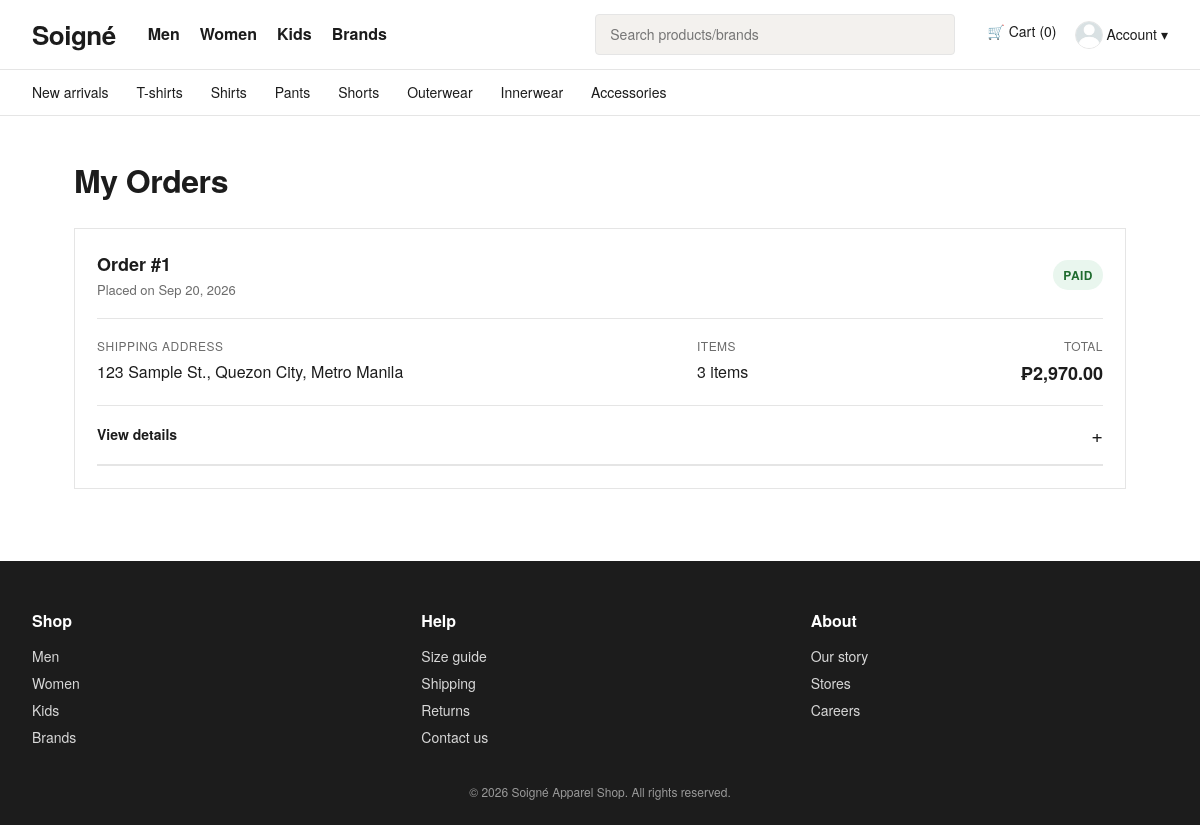
Page /orders/orders.php (signed in) on the committed database.
### tables this page shows
CREATE TABLE orders (
  order_id         INT AUTO_INCREMENT PRIMARY KEY,
  user_id          INT NOT NULL,
  status           ENUM('pending','paid','shipped','delivered','cancelled') NOT NULL DEFAULT 'pending',
  shipping_address VARCHAR(255) NOT NULL,         
  created_at       DATETIME DEFAULT CURRENT_TIMESTAMP,
  FOREIGN KEY (user_id) REFERENCES users(user_id)
);

### includes/config.php (called while the page is built, shortened)
<?php
if (!function_exists('peso')) {
    function peso($amount) {
        return '₱' . number_format($amount, 2);
    }
}

### orders/orders.php (the view, shortened to what this page needs)
<?php
include_once __DIR__ . '/../includes/config.php';
$user_id = (int)$_SESSION['user_id'];
$stmt = mysqli_prepare($conn,
    "SELECT o.order_id, o.status, o.shipping_address, o.created_at,
            COALESCE(SUM(oi.quantity * oi.price), 0) AS order_total,
            COALESCE(SUM(oi.quantity), 0) AS item_count
     FROM orders o
     LEFT JOIN order_items oi ON oi.order_id = o.order_id
     WHERE o.user_id = ?
     GROUP BY o.order_id, o.status, o.shipping_address, o.created_at
     ORDER BY o.order_id DESC"
);
mysqli_stmt_bind_param($stmt, 'i', $user_id);
mysqli_stmt_execute($stmt);
$orders = mysqli_fetch_all(mysqli_stmt_get_result($stmt), MYSQLI_ASSOC);
include_once __DIR__ . '/../includes/header.php';
?>
<main class="orders-page">
  <div class="orders-header">
    <h1>My Orders</h1>
  </div>
  <?php if (!$orders) { ?>
    <div class="orders-empty">
      <p>You have not placed any orders yet.</p>
      <a class="btn" href="<?php echo BASE_URL; ?>department.php?dept=men">Continue shopping</a>
    </div>
  <?php } else { ?>
    <div class="orders-list">
      <?php foreach ($orders as $order) { ?>
        <?php
          $status = strtolower((string)($order['status'] ?? 'pending'));
          $status_label = ucfirst($status);
          $created = date('M j, Y', strtotime($order['created_at']));
        ?>
        <article class="order-card">
          <div class="order-header">
            <div>
              <p class="order-label">Order #<?php echo (int)$order['order_id']; ?></p>
              <p class="order-date">Placed on <?php echo htmlspecialchars($created); ?></p>
            </div>
            <span class="order-status status-<?php echo htmlspecialchars($status); ?>"><?php echo htmlspecialchars($status_label); ?></span>
          </div>
          <div class="order-summary">
            <div>
              <p class="summary-label">Shipping address</p>
              <p><?php echo nl2br(htmlspecialchars((string)$order['shipping_address'])); ?></p>
            </div>
            <div>
              <p class="summary-label">Items</p>
              <p><?php echo (int)$order['item_count']; ?> item<?php echo (int)$order['item_count'] === 1 ? '' : 's'; ?></p>
            </div>
            <div class="summary-total-wrap">
              <p class="summary-label">Total</p>
              <p class="summary-total"><?php echo htmlspecialchars(peso((float)$order['order_total'])); ?></p>
            </div>
          </div>
          <div class="order-actions">
            <details class="order-details">
              <summary>View details</summary>
            </details>
          </div>
        </article>
      <?php } ?>
    </div>
  <?php } ?>
</main>
<?php include_once __DIR__ . '/../includes/footer.php'; ?>

### styles/homepage.css (style rules this page uses)
:root { --ink: #1c1c1c; --muted: #6b6b6b; --line: #e5e5e5; --paper: #ffffff; --stone: #f3f1ee; --accent: #b3261e; --font: "Helvetica Neue", Helvetica, Arial, sans-serif; }
* { box-sizing: border-box; margin: 0; padding: 0; }
html { scroll-behavior: smooth; }
body { font-family: var(--font); color: var(--ink); background: var(--paper); line-height: 1.5; }
body { min-height: 100vh; min-height: 100dvh; display: flex; flex-direction: column; }
body > * { width: 100%; box-sizing: border-box; }

### styles/orders.css (style rules this page uses)
.orders-page { max-width: 1100px; margin: 0 auto; padding: 40px 24px 72px; }
.orders-header { margin-bottom: 24px; }
.orders-header h1 { font-size: 32px; letter-spacing: -0.5px; }
.orders-list { display: flex; flex-direction: column; gap: 20px; }
.order-card { background: #fff; border: 1px solid #e5e5e5; padding: 22px; }
.order-header { display: flex; justify-content: space-between; align-items: center; gap: 16px; padding-bottom: 18px; border-bottom: 1px solid #e5e5e5; }
.order-label { font-size: 18px; font-weight: 700; margin-bottom: 2px; }
.order-date { color: #6b6b6b; font-size: 13px; }
.order-status { display: inline-flex; align-items: center; justify-content: center; padding: 6px 10px; border-radius: 999px; font-size: 12px; font-weight: 700; text-transform: uppercase; letter-spacing: 0.04em; }
.status-paid { background: #e9f6ee; color: #1e6b2e; }
.order-summary { display: grid; grid-template-columns: minmax(0, 1.5fr) minmax(140px, 0.6fr) minmax(110px, 0.4fr); gap: 18px; padding: 18px 0; border-bottom: 1px solid #e5e5e5; }
.order-details { flex: 1; min-width: 0; border-bottom: 1px solid #e5e5e5; }
.order-details summary { display: flex; align-items: center; justify-content: space-between; padding: 14px 0; color: #1c1c1c; font-size: 14px; font-weight: 600; cursor: pointer; list-style: none; }
.order-details summary::after { content: "+"; font-size: 20px; font-weight: 400; }
.summary-label { font-size: 12px; color: #6b6b6b; text-transform: uppercase; letter-spacing: 0.04em; margin-bottom: 5px; }
.summary-total-wrap { text-align: right; }
.summary-total { font-size: 18px; font-weight: 700; }
.order-actions { display: flex; align-items: flex-start; gap: 10px; border-bottom: 1px solid #e5e5e5; }

### rows in the picture
orders: order_id "1", created_at "Sep 20, 2026", status "PAID", shipping_address "123 Sample St., Quezon City, Metro Manila", item_count "3", order_total "₱2,970.00"

### other values in the picture
$cart_count "0"
